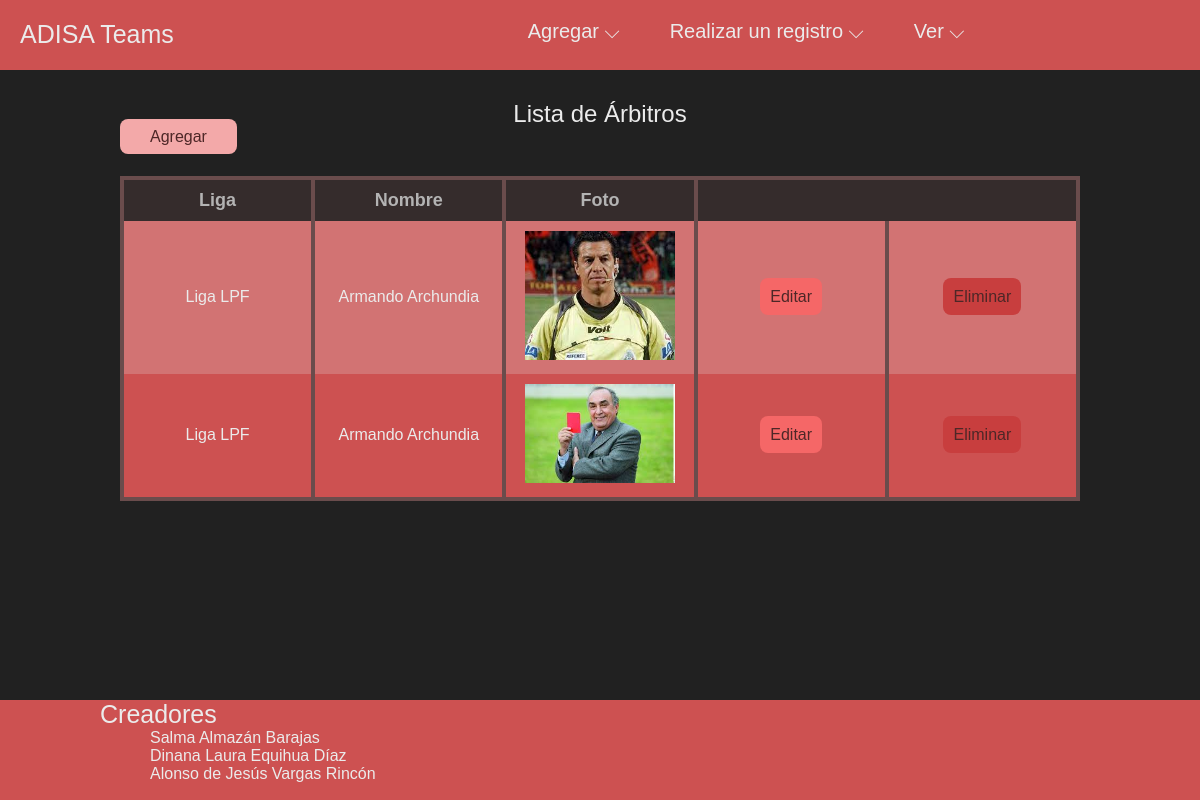
/arbitros/, run on the app's committed database.
### appteams/models.py (models this page shows, shortened)
class arbitros(models.Model):
    liga_id= models.ForeignKey(League,on_delete=models.CASCADE,verbose_name="Liga")
    name = models.CharField(max_length=200,verbose_name="Nombre del arbitro",)
    photo = models.ImageField(upload_to='images/',verbose_name="Foto")
    class Meta:
        verbose_name = 'Arbitro'
        verbose_name_plural = 'Arbitros'
        ordering=['liga_id','name']

class League(models.Model):
    name = models.CharField(max_length=200,verbose_name="Nombre de la liga")
    foto = models.ImageField(upload_to='images/',verbose_name="Foto")

### appteams/views.py (the view)
# urls.py: path('arbitros/', views.ver_arbitros),
def ver_arbitros(request):
    ver_arbitros = models.arbitros.objects.all()
    return render(request, 'arbitros.html', {
        'arbitros': ver_arbitros
    })

### appteams/templates/arbitros.html
{% extends 'layouts/barra.html' %}
{%block blockname%}
    <h1 class="titulo">Lista de Árbitros</h1>
    <div class="botones">
        <a href='/registrar-arbitro' class="agregar">Agregar</a>
    </div>
    <div class="contenedor-tabla">
        <table class="tabla">
            <tr >
                <td class="encabezado">Liga</td>
                <td class="encabezado">Nombre</td>
                <td class="encabezado">Foto</td>
                <td class="encabezado" colspan="2"></td>
            </tr>
            {%for arbitro in arbitros%}
            <tr>
                <td>{{arbitro.liga_id.name}}</td>
                <td>{{arbitro.name}}</td>
                <td><img src="{{ arbitro.photo.url }}" alt="Foto del arbitro" width="150"></td>
                <td><a href='/editar-arbitro/{{arbitro.id}}' class="editar">Editar</a></td>
                <td><a href="{% url 'appteams:eliminar-arbitro' arbitro.id %}" class="eliminar">Eliminar</a></td>
            {% endfor %}
        </table>
    </div>
{%endblock%}

### appteams/static/menu.css (style rules this page uses)
* { margin:0px; padding:0px; font-family:'Gill Sans', 'Gill Sans MT', Calibri, 'Trebuchet MS', sans-serif; color:rgb(235, 235, 235); }
body { background-color: #212121; }

### appteams/static/footer.css (style rules this page uses)
body { padding-bottom: 150px; }

### appteams/static/tabla.css (style rules this page uses)
table { table-layout: fixed; width: 80%; border-collapse: collapse; border: 4px solid rgb(106, 76, 76); margin-top: 30px; }
td { text-align: center; padding: 10px; border-left:4px solid rgb(106, 76, 76); }
.contenedor-tabla,h1 { display: flex; justify-content: center; }
.titulo { margin-top: 30px; font-size: 24px; font-weight: lighter; }
.encabezado { background-color: rgb(53, 44, 44); font-size: 18px; font-weight: 600; color: #b3b3b3; }
tbody tr:nth-child(even) { background-color: #d27373; }
tbody tr:nth-child(odd) { background-color: #cd5151 }
.agregar { background-color: #f3a9a9; color: #4d2727; text-decoration: none; padding: 9px; padding-right: 30px; padding-left: 30px; border-radius: 8px; margin-left: 10%; }
.editar { background-color: #f56767; color: #4d2727; text-decoration: none; padding: 10px; border-radius: 8px; }
.eliminar { background-color: #c83e3e; color: #4d2727; text-decoration: none; padding: 10px; border-radius: 8px; }
.botones { position: relative; display: inline; }

### data on the page
arbitros: liga_id.name "Liga LPF", name "Armando Archundia", photo (picture)
arbitros: liga_id.name "Liga LPF", name "Armando Archundia", photo (picture)
